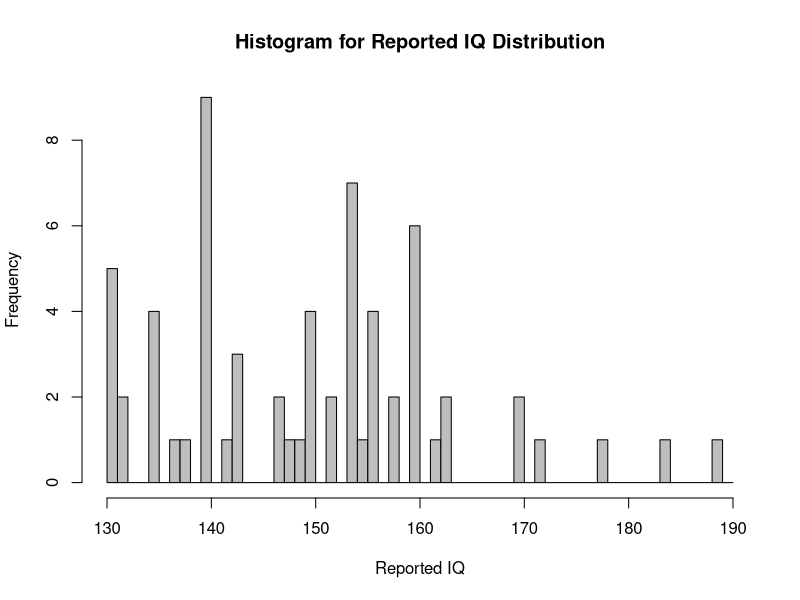

Here is the R script that generated this plot:
rarity = read.csv("cgr_iq_rarity.csv")
name_ref = read.csv("cgr_name_iq.csv")
source_ref = read.csv("cgr_source_iq.csv")

# n <- 10000
# f <- function(x) x^2
# ps <- matrix(runif(2*n), ncol=2)
# g <- function(x,y) y <= x^2
# z <- g(ps[,1], ps[,2])
# plot(ps[!z,1], ps[!z,2], col='blue', pch=20)
# points(ps[z,1], ps[z,2], col='red', pch=20)
# curve(f, 0,1, n=100, col='white', add=TRUE)

X <- c(name_ref$Reported.IQ)
hist(X, col="grey", breaks=seq(130,190,by=1), xlab="Reported IQ", main="Histogram for Reported IQ Distribution")

